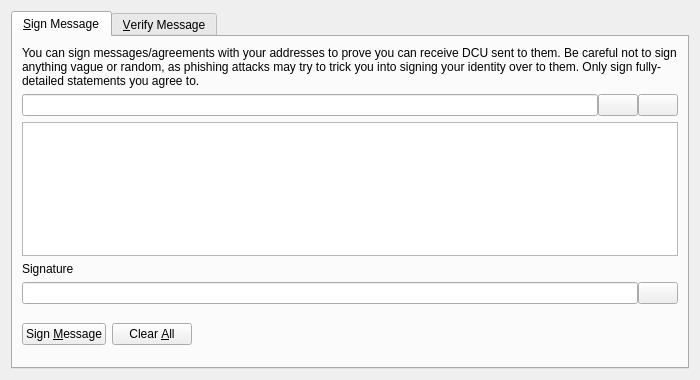
<?xml version="1.0" encoding="UTF-8"?>
<ui version="4.0">
 <class>SignVerifyMessageDialog</class>
 <widget class="QDialog" name="SignVerifyMessageDialog">
  <property name="geometry">
   <rect>
    <x>0</x>
    <y>0</y>
    <width>700</width>
    <height>380</height>
   </rect>
  </property>
  <property name="windowTitle">
   <string>Signatures - Sign / Verify a Message</string>
  </property>
  <property name="modal">
   <bool>true</bool>
  </property>
  <layout class="QVBoxLayout" name="verticalLayout">
   <item>
    <widget class="QTabWidget" name="tabWidget">
     <property name="currentIndex">
      <number>0</number>
     </property>
     <widget class="QWidget" name="tabSignMessage">
      <attribute name="title">
       <string>&amp;Sign Message</string>
      </attribute>
      <layout class="QVBoxLayout" name="verticalLayout_SM">
       <item>
        <widget class="QLabel" name="infoLabel_SM">
         <property name="text">
          <string>You can sign messages/agreements with your addresses to prove you can receive DCU sent to them. Be careful not to sign anything vague or random, as phishing attacks may try to trick you into signing your identity over to them. Only sign fully-detailed statements you agree to.</string>
         </property>
         <property name="textFormat">
          <enum>Qt::PlainText</enum>
         </property>
         <property name="wordWrap">
          <bool>true</bool>
         </property>
        </widget>
       </item>
       <item>
        <layout class="QHBoxLayout" name="horizontalLayout_1_SM">
         <property name="spacing">
          <number>0</number>
         </property>
         <item>
          <widget class="QValidatedLineEdit" name="addressIn_SM">
           <property name="toolTip">
            <string>The DCU address to sign the message with</string>
           </property>
          </widget>
         </item>
         <item>
          <widget class="QPushButton" name="addressBookButton_SM">
           <property name="toolTip">
            <string>Choose previously used address</string>
           </property>
           <property name="text">
            <string/>
           </property>
           <property name="shortcut">
            <string>Alt+A</string>
           </property>
           <property name="autoDefault">
            <bool>false</bool>
           </property>
          </widget>
         </item>
         <item>
          <widget class="QPushButton" name="pasteButton_SM">
           <property name="toolTip">
            <string>Paste address from clipboard</string>
           </property>
           <property name="text">
            <string/>
           </property>
           <property name="shortcut">
            <string>Alt+P</string>
           </property>
           <property name="autoDefault">
            <bool>false</bool>
           </property>
          </widget>
         </item>
        </layout>
       </item>
       <item>
        <widget class="QPlainTextEdit" name="messageIn_SM">
         <property name="toolTip">
          <string>Enter the message you want to sign here</string>
         </property>
        </widget>
       </item>
       <item>
        <widget class="QLabel" name="signatureLabel_SM">
         <property name="text">
          <string>Signature</string>
         </property>
         <property name="textFormat">
          <enum>Qt::PlainText</enum>
         </property>
        </widget>
       </item>
       <item>
        <layout class="QHBoxLayout" name="horizontalLayout_2_SM">
         <property name="spacing">
          <number>0</number>
         </property>
         <item>
          <widget class="QLineEdit" name="signatureOut_SM">
           <property name="font">
            <font>
             <italic>true</italic>
            </font>
           </property>
           <property name="readOnly">
            <bool>true</bool>
           </property>
          </widget>
         </item>
         <item>
          <widget class="QPushButton" name="copySignatureButton_SM">
           <property name="toolTip">
            <string>Copy the current signature to the system clipboard</string>
           </property>
           <property name="text">
            <string/>
           </property>
           <property name="autoDefault">
            <bool>false</bool>
           </property>
          </widget>
         </item>
        </layout>
       </item>
       <item>
        <layout class="QHBoxLayout" name="horizontalLayout_3_SM">
         <item>
          <widget class="QPushButton" name="signMessageButton_SM">
           <property name="toolTip">
            <string>Sign the message to prove you own this DCU address</string>
           </property>
           <property name="text">
            <string>Sign &amp;Message</string>
           </property>
           <property name="autoDefault">
            <bool>false</bool>
           </property>
          </widget>
         </item>
         <item>
          <widget class="QPushButton" name="clearButton_SM">
           <property name="toolTip">
            <string>Reset all sign message fields</string>
           </property>
           <property name="text">
            <string>Clear &amp;All</string>
           </property>
           <property name="autoDefault">
            <bool>false</bool>
           </property>
          </widget>
         </item>
         <item>
          <spacer name="horizontalSpacer_1_SM">
           <property name="orientation">
            <enum>Qt::Horizontal</enum>
           </property>
           <property name="sizeHint" stdset="0">
            <size>
             <width>40</width>
             <height>48</height>
            </size>
           </property>
          </spacer>
         </item>
         <item>
          <widget class="QLabel" name="statusLabel_SM">
           <property name="font">
            <font>
             <weight>75</weight>
             <bold>true</bold>
            </font>
           </property>
           <property name="text">
            <string/>
           </property>
           <property name="wordWrap">
            <bool>true</bool>
           </property>
          </widget>
         </item>
         <item>
          <spacer name="horizontalSpacer_2_SM">
           <property name="orientation">
            <enum>Qt::Horizontal</enum>
           </property>
           <property name="sizeHint" stdset="0">
            <size>
             <width>40</width>
             <height>48</height>
            </size>
           </property>
          </spacer>
         </item>
        </layout>
       </item>
      </layout>
     </widget>
     <widget class="QWidget" name="tabVerifyMessage">
      <attribute name="title">
       <string>&amp;Verify Message</string>
      </attribute>
      <layout class="QVBoxLayout" name="verticalLayout_VM">
       <item>
        <widget class="QLabel" name="infoLabel_VM">
         <property name="text">
          <string>Enter the receiver's address, message (ensure you copy line breaks, spaces, tabs, etc. exactly) and signature below to verify the message. Be careful not to read more into the signature than what is in the signed message itself, to avoid being tricked by a man-in-the-middle attack. Note that this only proves the signing party receives with the address, it cannot prove sendership of any transaction!</string>
         </property>
         <property name="textFormat">
          <enum>Qt::PlainText</enum>
         </property>
         <property name="alignment">
          <set>Qt::AlignLeading|Qt::AlignLeft|Qt::AlignTop</set>
         </property>
         <property name="wordWrap">
          <bool>true</bool>
         </property>
        </widget>
       </item>
       <item>
        <layout class="QHBoxLayout" name="horizontalLayout_1_VM">
         <property name="spacing">
          <number>0</number>
         </property>
         <item>
          <widget class="QValidatedLineEdit" name="addressIn_VM">
           <property name="toolTip">
            <string>The DCU address the message was signed with</string>
           </property>
          </widget>
         </item>
         <item>
          <widget class="QPushButton" name="addressBookButton_VM">
           <property name="toolTip">
            <string>Choose previously used address</string>
           </property>
           <property name="text">
            <string/>
           </property>
           <property name="shortcut">
            <string>Alt+A</string>
           </property>
           <property name="autoDefault">
            <bool>false</bool>
           </property>
          </widget>
         </item>
        </layout>
       </item>
       <item>
        <widget class="QPlainTextEdit" name="messageIn_VM"/>
       </item>
       <item>
        <widget class="QValidatedLineEdit" name="signatureIn_VM"/>
       </item>
       <item>
        <layout class="QHBoxLayout" name="horizontalLayout_2_VM">
         <item>
          <widget class="QPushButton" name="verifyMessageButton_VM">
           <property name="toolTip">
            <string>Verify the message to ensure it was signed with the specified DCU address</string>
           </property>
           <property name="text">
            <string>Verify &amp;Message</string>
           </property>
           <property name="autoDefault">
            <bool>false</bool>
           </property>
          </widget>
         </item>
         <item>
          <widget class="QPushButton" name="clearButton_VM">
           <property name="toolTip">
            <string>Reset all verify message fields</string>
           </property>
           <property name="text">
            <string>Clear &amp;All</string>
           </property>
           <property name="autoDefault">
            <bool>false</bool>
           </property>
          </widget>
         </item>
         <item>
          <spacer name="horizontalSpacer_1_VM">
           <property name="orientation">
            <enum>Qt::Horizontal</enum>
           </property>
           <property name="sizeHint" stdset="0">
            <size>
             <width>40</width>
             <height>48</height>
            </size>
           </property>
          </spacer>
         </item>
         <item>
          <widget class="QLabel" name="statusLabel_VM">
           <property name="font">
            <font>
             <weight>75</weight>
             <bold>true</bold>
            </font>
           </property>
           <property name="text">
            <string/>
           </property>
           <property name="wordWrap">
            <bool>true</bool>
           </property>
          </widget>
         </item>
         <item>
          <spacer name="horizontalSpacer_2_VM">
           <property name="orientation">
            <enum>Qt::Horizontal</enum>
           </property>
           <property name="sizeHint" stdset="0">
            <size>
             <width>40</width>
             <height>48</height>
            </size>
           </property>
          </spacer>
         </item>
        </layout>
       </item>
      </layout>
     </widget>
    </widget>
   </item>
  </layout>
 </widget>
 <customwidgets>
  <customwidget>
   <class>QValidatedLineEdit</class>
   <extends>QLineEdit</extends>
   <header>qvalidatedlineedit.h</header>
  </customwidget>
 </customwidgets>
 <resources>
  <include location="../dcu.qrc"/>
 </resources>
 <connections/>
</ui>
